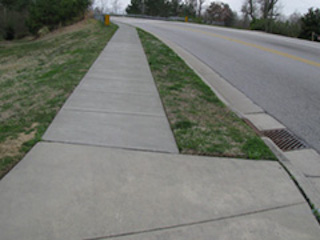
#> input picture images/sidewalk1.jpg, 320 x 240 px, given in place of challenge.mp4, which was not available
$ python main.py
#> lines starting #> are read from the running program, lines starting #| are printed output that depends on the picture; after the words box and inside, x2 and y2 are one past the last pixel; in counts of white or black regions, pixels touching at a corner belong together; pictures that were not available may be replaced by others from this repository, and a replacement may not be noted
import cv2
import numpy as np
from numpy import ones, vstack
from numpy.linalg import lstsq
import math
from scipy.optimize import curve_fit


# [16 lines left out: functions intersection, turnPercent, not called in this run]


def getSlope(x1, y1, x2, y2):
    m = (y2 - y1) / (x2 - x2)
    return m


# [68 lines left out: functions polyReg, linearRegression, average, not called in this run]


def averageLanes(lines):
    try:
        ycor = []

        for i in lines:
            for x in i:
                ycor.append(x[1])
                ycor.append(x[3])

        minY = min(ycor)
        maxY = 600
        linesDict = {}
        finalLines = {}
        lineCount = {}
        for count, i in enumerate(lines):
            for x in i:
                xcors = (x[0], x[2])
                ycors = (x[1], x[3])

                A = vstack([xcors, ones(len(xcors))]).T
                m, b = lstsq(A, ycors)[0]

                x1 = (minY - b) / m
                x2 = (maxY - b) / m

                linesDict[count] = [m, b, [int(x1), minY, int(x2), maxY]]

        status = False
        for i in linesDict:
            finalLinesCopy = finalLines.copy()

            m = linesDict[i][0]
            b = linesDict[i][1]

            line = linesDict[i][2]

            if len(finalLines) == 0:
                finalLines[m] = [[m, b, line]]
            else:
                status = False

                for x in finalLinesCopy:
                    if not status:
                        if abs(x * 1.2) > abs(m) > abs(x * 0.8):
                            if abs(finalLinesCopy[x][0][1] * 1.2) > abs(b) > abs(finalLinesCopy[x][0][1] * 0.8):
                                finalLines[x].append([m, b, line])
                                status = True
                                break

                        else:
                            finalLines[m] = [[m, b, line]]

        for i in finalLines:
            lineCount[i] = len(finalLines[i])

        extremes = sorted(lineCount.items(), key=lambda item: item[1])[::-1][:2]
        lane1 = extremes[0][0]
        lane2 = extremes[1][0]

        l1x1, l1y1, l1x2, l1y2 = average(finalLines[lane1])
        l2x1, l2y1, l2x2, l2y2 = average(finalLines[lane2])

        allxcors = [[l1x1, l1x2], [l2x1, l2x2]]
        allycors = [[l1y1, l1y2], [l2y1, l2y2]]

        return allxcors, allycors


    except Exception as e:
        pass


def roi(img, vert):
    mask = np.zeros_like(img)
    cv2.fillPoly(mask, vert, 255)
    return cv2.bitwise_and(img, mask)


# [31 lines left out: functions filterWhite, getPoints, not called in this run]


def edgeDetect(img):
    edges = cv2.Canny(img, 250, 300)
    return cv2.GaussianBlur(edges, (3, 3), 0)


def run(screen):
    fin = screen
    # fin = filterWhite(screen)
    vert = np.array([[100, 550], [375, 350], [450, 350], [800, 550]], np.int32)

    fin = edgeDetect(fin)
    fin = roi(fin, [vert])

    line = cv2.HoughLinesP(fin, 2, np.pi / 180, 20, 7, 7)
    if not (line is None):
        for i in line:
            cv2.line(screen, (i[0][0], i[0][1]), (i[0][2], i[0][3]), (255, 0, 0), 10)
    ##        cv2.imshow("edgedetection", fin)

    l1dataset = []
    l2dataset = []
    try:
        straightxcors, straightycors = averageLanes(line)
        xcors, ycors = getPoints(line)

        l1dataset.append(straightxcors[0])
        l1dataset.append(straightycors[0])
        l2dataset.append(straightxcors[1])
        l2dataset.append(straightxcors[1])
        allstraightxcors = straightxcors[0] + straightxcors[1]
        allstraightycors = straightycors[0] + straightycors[1]

        l1m, l1b = linearRegression(l1dataset[0], l1dataset[1])
        l2m, l2b = linearRegression(l2dataset[0], l2dataset[1])

        allm, allb = linearRegression(allstraightxcors, allstraightycors)
        allxcor1 = int((allm * 350) + allb)
        allxcor2 = int(allb)

        filterl1x = []
        filterl1y = []
        filterl2x = []
        filterl2y = []

        # [8 lines of commented-out code are left out]

        for count, i in enumerate(ycors):
            if (i * l2m + l2b < xcors[count]):
                filterl2x.append(xcors[count])
                filterl2y.append(i)
            else:
                filterl1x.append(xcors[count])
                filterl1y.append(i)

        l1inx1 = int((600 - l1b) / l1m)
        l1inx2 = int((350 - l1b) / l1m)

        l2inx1 = int((600 - l2b) / l2m)
        l2inx2 = int((350 - l2b) / l2m)

        cv2.line(screen, (int(l1inx1), 600), (int(l1inx2), 350), (0, 0, 0), 10)
        cv2.line(screen, (int(l2inx1), 600), (int(l2inx2), 350), (0, 0, 0), 10)

        # cv2.line(screen, (allxcor1, 600), (allxcor2,350), (255,0,0), 10)
        # turning = ""

        results = intersection([l1m, l1b], [l2m, l2b])
        if (results is not None):
            if (results[0] > 400):
                with open("write.txt", "w") as f:
                    f.write("Turn Left")
            else:
                with open("write.txt", "w") as f:
                    f.write("Turn Right")
        # else:
        #    with open("write.txt","w") as f:
        #        f.write("Go straight")

        try:
            equ1, polyx1, polyy1 = polyReg(filterl2x, filterl2y)
            # print(str(equ1[0]) + "x^2 + " + str(equ1[1]) + "x + " + str(equ1[2]))
            # intersect1 = findIntersection(l2m, l2b, equ1[0], equ1[1], equ1[2])
            # print(intersect1)
            for i in range(len(polyx1)):
                if i == 0:
                    pass
                else:
                    cv2.line(screen, (int(polyx1[i]), int(polyy1[i])), (int(polyx1[i - 1]), int(polyy1[i - 1])),
                             (255, 255, 0), 10)
        except Exception as e:
            print(e)
        try:
            equ2, polyx2, polyy2 = polyReg(filterl1x, filterl1y)

            for i in range(len(polyx2)):
                if i == 0:
                    pass
                else:
                    cv2.line(screen, (int(polyx2[i]), int(polyy2[i])), (int(polyx2[i - 1]), int(polyy2[i - 1])),
                             (255, 255, 0), 10)
        except:
            pass
    except Exception as e:
        pass

    return screen


cap = cv2.VideoCapture("challenge.mp4")

while True:
    try:
        screen = cap.read()[1]
#> screen is the input picture: shape (240, 320, 3); mean B, G, R 114.5, 120.5, 118
        screen = cv2.resize(screen, (800, 600))
#> screen: shape (600, 800, 3)
        cv2.imshow("Test", run(screen))
#> in edgeDetect, `edges = cv2.Canny(img, 250, 300)`:
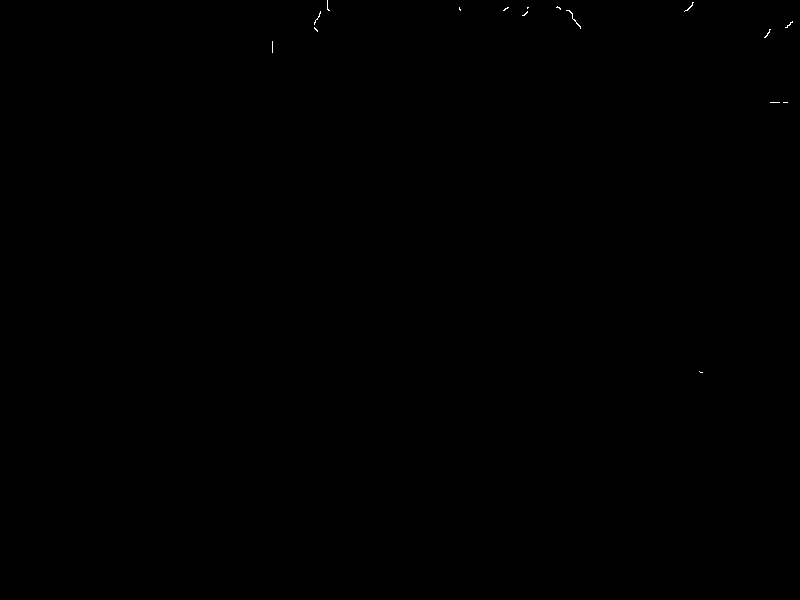
#> edges: shape (600, 800); 0.04% white in thin lines or dots, all inside (x1, y1, x2, y2) = (272, 0, 793, 373)
#> in roi, `cv2.fillPoly(mask, vert, 255)`:
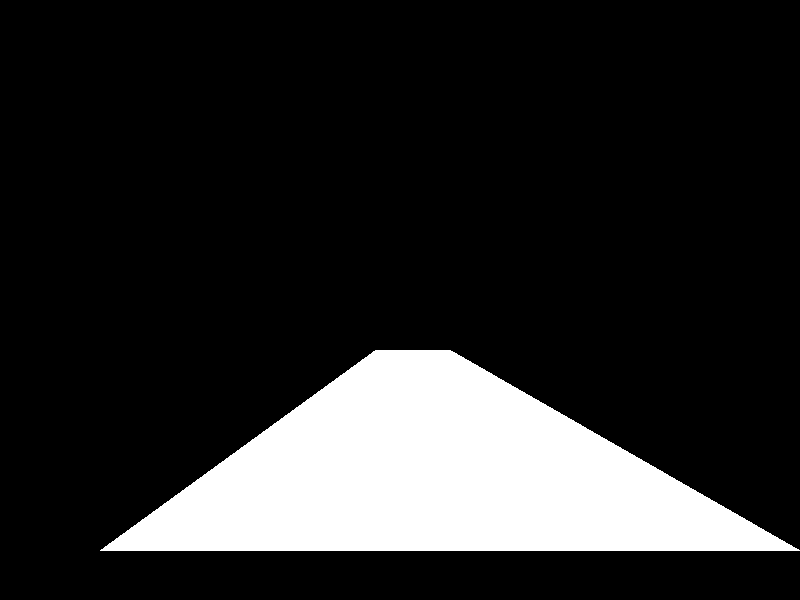
#> mask: shape (600, 800); 16.3% white; 1 white region, box (x1, y1, x2, y2) and area: (100, 350, 800, 551) 78100
#> in run, `line = cv2.HoughLinesP(fin, 2, np.pi / 180, 20, 7, 7)`: line = None
        if cv2.waitKey(1) & 0xFF == ord('q'):
#> (key q is pressed here)
            cap.release()
            cv2.destroyAllWindows()
            break
    except cv2.error:
        exit()

$ run again, on images/sidewalk2.jpg
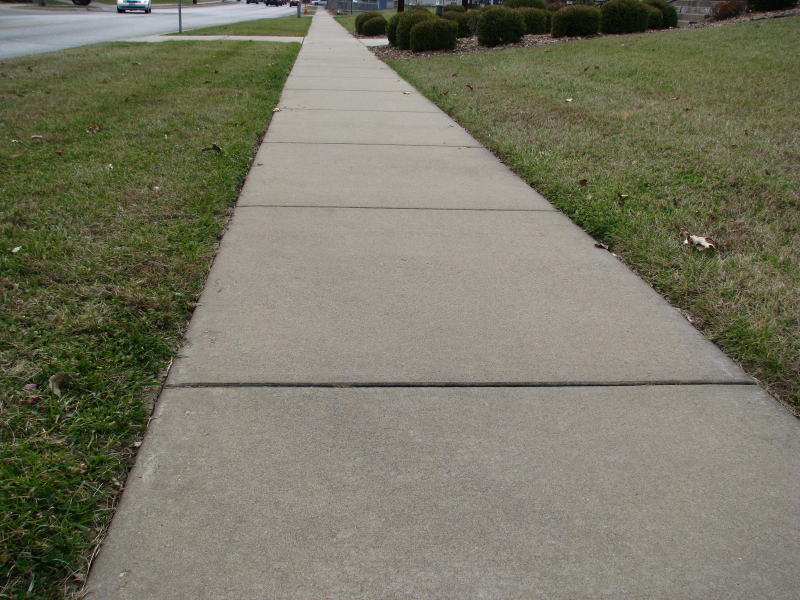
#> input picture images/sidewalk2.jpg, 2400 x 1800 px, given in place of challenge.mp4, which was not available (shown at 1/3 size)
#> screen is the input picture: shape (1800, 2400, 3); mean B, G, R 99.7, 117.8, 119
#> in edgeDetect, `edges = cv2.Canny(img, 250, 300)`:
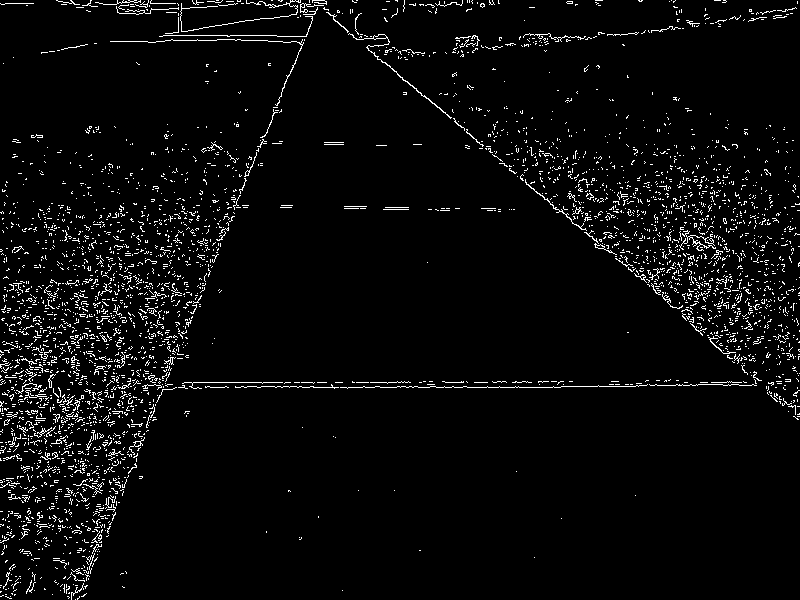
#> edges: shape (600, 800); 3.9% white in thin lines or dots
#> mask: shape (600, 800); 16.3% white; 1 white region, box (x1, y1, x2, y2) and area: (100, 350, 800, 551) 78100
#> in run, `line = cv2.HoughLinesP(fin, 2, np.pi / 180, 20, 7, 7)`: line = 34 rows, first 6: [340, 388, 406, 385], [351, 381, 411, 382], [473, 381, 485, 381], [417, 387, 454, 386], [325, 388, 339, 388], [426, 384, 435, 384]
#> the loop in run, `for i in line:` made 34 passes
#> after the loop in run, `for i in line:`:
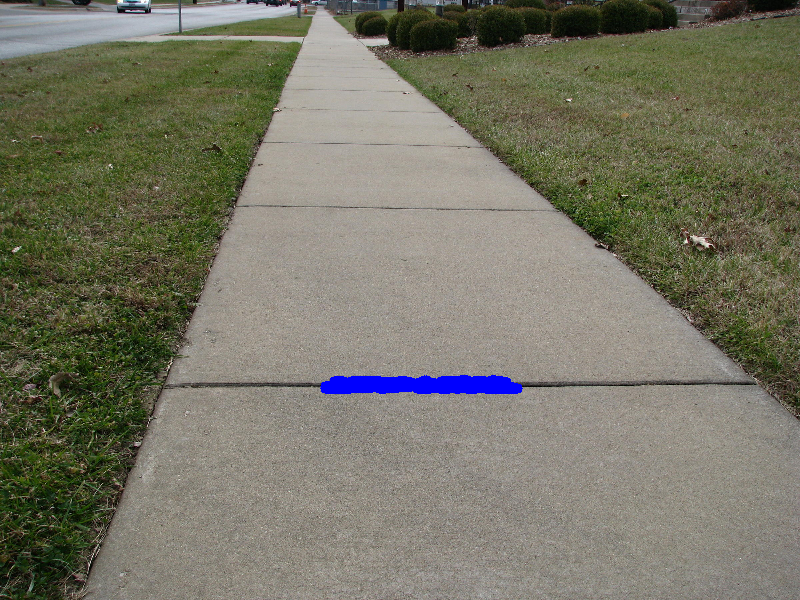
#> screen: shape (600, 800, 3); mean B, G, R 100.7, 117, 118.2
#> the loop in averageLanes, `for i in lines:` made 34 passes
#> after the loop in averageLanes, `for i in lines:`: ycor = 68 values, max 388 at index 0, min 380 at index 22, mean 384.2
#> minY = 380
#> the loop in averageLanes, `for count, i in enumerate(lines):` made 34 passes
#> after the loop in averageLanes, `for count, i in enumerate(lines):`: linesDict = 34 items
#> the loop in averageLanes, `for i in linesDict:` made 34 passes
#> (m, b, line) on passes 1 to 6: (-0.0455, 403.5, [516, 380, -4324, 600]), (0.0167, 375.2, [290, 380, 13490, 600]), (-4.2e-17, 381, [23824444173151164, 380, -5217553273920701440, 600]), (-0.027, 398.3, [676, 380, -7463, 600]), (1.09e-15, 388, [-7364333900902672, 380, 195154848373933760, 600]), (1.75e-14, 384, [-228690549651967, 380, 12349289681230190, 600])
#> after the loop in averageLanes, `for i in linesDict:`: finalLines = 33 items
#> the loop in averageLanes, `for i in finalLines:` made 33 passes
#> i on passes 1 to 8: -0.0455, 0.0167, -4.2e-17, -0.027, 1.09e-15, 1.75e-14, -1.81e-15, 1.09e-15
#> extremes = [(5.2e-15, 3), (4.61e-15, 3)]
#> lane1 = 5.2e-15
#> lane2 = 4.61e-15
#> l1x1 = 35322082944548; l1y1 = 380; l1x2 = -9991553935841870; l1y2 = 600
#> l2x1 = -580275025669552; l2y1 = 380; l2x2 = 44238563736817128; l2y2 = 600
#> allxcors = [[35322082944548, -9991553935841870], [-580275025669552, 44238563736817128]]
#> allycors = [[380, 600], [380, 600]]
#> straightxcors has the same summary as allxcors in averageLanes
#> the loop in getPoints, `for i in lines:` made 34 passes
#> after the loop in getPoints, `for i in lines:`: xcors = 68 values, max 517 at index 13, min 325 at index 8, mean 421.6; ycors has the same summary as ycor in averageLanes
#> in run, `xcors, ycors = getPoints(line)`: ycors has the same summary as ycor in averageLanes
#> allstraightxcors = [35322082944548, -9991553935841870, -580275025669552, 44238563736817128]
#> allstraightycors = [380, 600, 380, 600]
#> l1m = -2.19e-14; l1b = 380.8
#> l2m = 1; l2b = 0
#> allm = 2.16e-15; allb = 471.8
#> allxcor1 = 471
#> the loop in run, `for count, i in enumerate(ycors):` made 68 passes
#> i on passes 1 to 8: 388, 385, 381, 382, 381, 381, 387, 386
#> after the loop in run, `for count, i in enumerate(ycors):`: filterl1x = [340, 351, 325, 339, 351, 379, 334, 343, 330, 359, 351, 325, 341, 368, 377, 360, 367, 334, 343]; filterl1y = [388, 381, 388, 388, 383, 388, 382, 382, 385, 386, 382, 386, 387, 386, 386, 386, 386, 381, 381]; filterl2x = 49 values, max 517 at index 9, min 388 at index 36, mean 450; filterl2y = 49 values, max 388 at index 8, min 380 at index 18, mean 383.9
#> l1inx1 = -9991553935841868
#> l1inx2 = 1402623358233605
#> l2inx1 = 600
#> l2inx2 = 350

$ run again, on images/sidewalk3.jpg
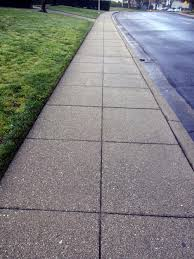
#> input picture images/sidewalk3.jpg, 194 x 259 px, given in place of challenge.mp4, which was not available
#> screen is the input picture: shape (259, 194, 3); mean B, G, R 128.5, 128.7, 129
#> in edgeDetect, `edges = cv2.Canny(img, 250, 300)`:
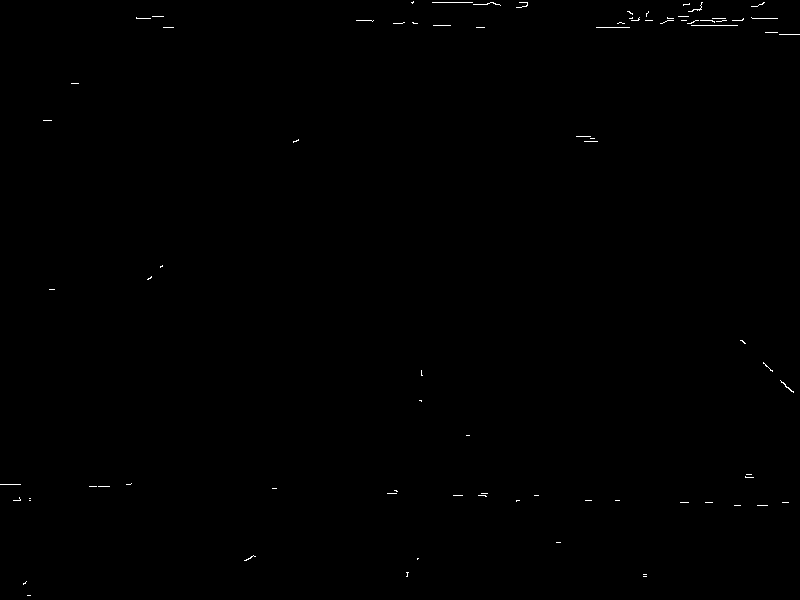
#> edges: shape (600, 800); 0.2% white in thin lines or dots
#> mask: shape (600, 800); 16.3% white; 1 white region, box (x1, y1, x2, y2) and area: (100, 350, 800, 551) 78100
#> in run, `line = cv2.HoughLinesP(fin, 2, np.pi / 180, 20, 7, 7)`: line = 17 rows, first 6: [704, 503, 713, 503], [679, 503, 689, 503], [454, 494, 463, 494], [584, 499, 592, 499], [477, 496, 487, 496], [679, 501, 689, 501]
#> the loop in run, `for i in line:` made 17 passes
#> after the loop in run, `for i in line:`:
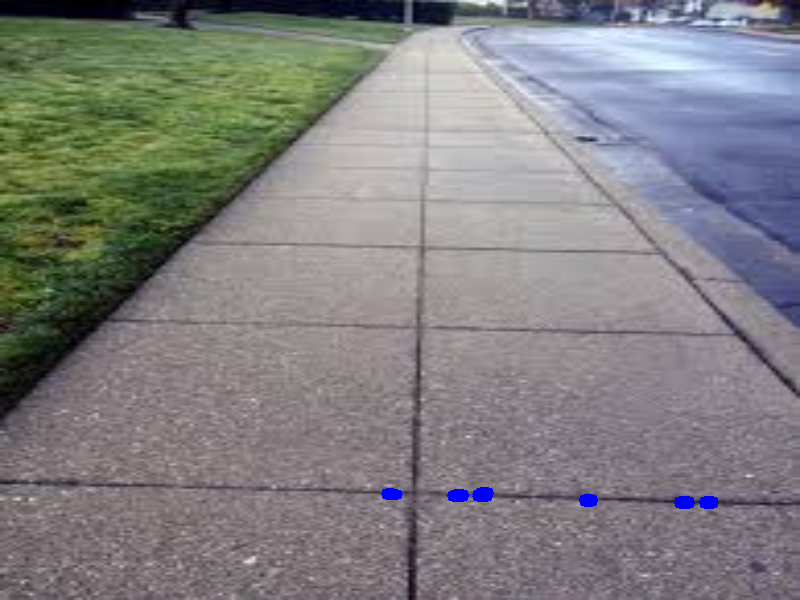
#> screen: shape (600, 800, 3); mean B, G, R 128.8, 128.3, 128.6
#> the loop in averageLanes, `for i in lines:` made 17 passes
#> after the loop in averageLanes, `for i in lines:`: ycor = 34 values, max 503 at index 0, min 492 at index 14, mean 497.5
#> minY = 492
#> the loop in averageLanes, `for count, i in enumerate(lines):` made 17 passes
#> after the loop in averageLanes, `for count, i in enumerate(lines):`: linesDict = 17 items
#> the loop in averageLanes, `for i in linesDict:` made 17 passes
#> (m, b, line) on passes 1 to 6: (2.1e-14, 503, [-524326513363981, 492, 4623606526943794, 600]), (-2e-15, 503, [5491250273186825, 492, -48422843318095592, 600]), (-9.3e-15, 494, [215023371485892, 492, -11396238688729198, 600]), (6.45e-15, 499, [-1086027049914757, 492, 15669818863064630, 600]), (6.22e-15, 496, [-642907910933945, 492, 16715605684296894, 600]), (2.84e-15, 501, [-3174130666386997, 492, 34915437330265384, 600])
#> after the loop in averageLanes, `for i in linesDict:`: finalLines = 16 items
#> the loop in averageLanes, `for i in finalLines:` made 16 passes
#> i on passes 1 to 8: 2.1e-14, -2e-15, -9.3e-15, 6.45e-15, 6.22e-15, 2.84e-15, 4.37e-15, 3.74e-16
#> extremes = [(6.45e-15, 3), (-9.3e-15, 3)]
#> lane1 = 6.45e-15
#> lane2 = -9.3e-15
#> l1x1 = -1073693364943418; l1y1 = 492; l1x2 = 16266340340388768; l1y2 = 600
#> l2x1 = -297033955375887; l2y1 = 492; l2x2 = 3398652894820596; l2y2 = 600
#> allxcors = [[-1073693364943418, 16266340340388768], [-297033955375887, 3398652894820596]]
#> allycors = [[492, 600], [492, 600]]
#> straightxcors has the same summary as allxcors in averageLanes
#> the loop in getPoints, `for i in lines:` made 17 passes
#> after the loop in getPoints, `for i in lines:`: xcors = 34 values, max 713 at index 1, min 386 at index 12, mean 548.2; ycors has the same summary as ycor in averageLanes
#> in run, `xcors, ycors = getPoints(line)`: ycors has the same summary as ycor in averageLanes
#> allstraightxcors = [-1073693364943418, 16266340340388768, -297033955375887, 3398652894820596]
#> allstraightycors = [492, 600, 492, 600]
#> l1m = 6.23e-15; l1b = 498.7
#> l2m = 1; l2b = 0
#> allm = 5.86e-15; allb = 519.2
#> allxcor1 = 519
#> the loop in run, `for count, i in enumerate(ycors):` made 34 passes
#> i on passes 1 to 8: 503, 503, 503, 503, 494, 494, 499, 499
#> after the loop in run, `for count, i in enumerate(ycors):`: filterl1x = [454, 463, 477, 487, 386, 397, 480, 488, 452, 463, 386, 393, 480, 488, 452, 463, 477, 487]; filterl1y = [494, 494, 496, 496, 494, 494, 492, 492, 495, 495, 493, 493, 493, 493, 496, 496, 494, 494]; filterl2x = [704, 713, 679, 689, 584, 592, 679, 689, 584, 592, 704, 713, 679, 689, 584, 592]; filterl2y = [503, 503, 503, 503, 499, 499, 501, 501, 501, 501, 501, 501, 502, 502, 500, 500]
#> l1inx1 = 16266340340388770
#> l1inx2 = -23872626570102400
#> l2inx1 = 600
#> l2inx2 = 350
